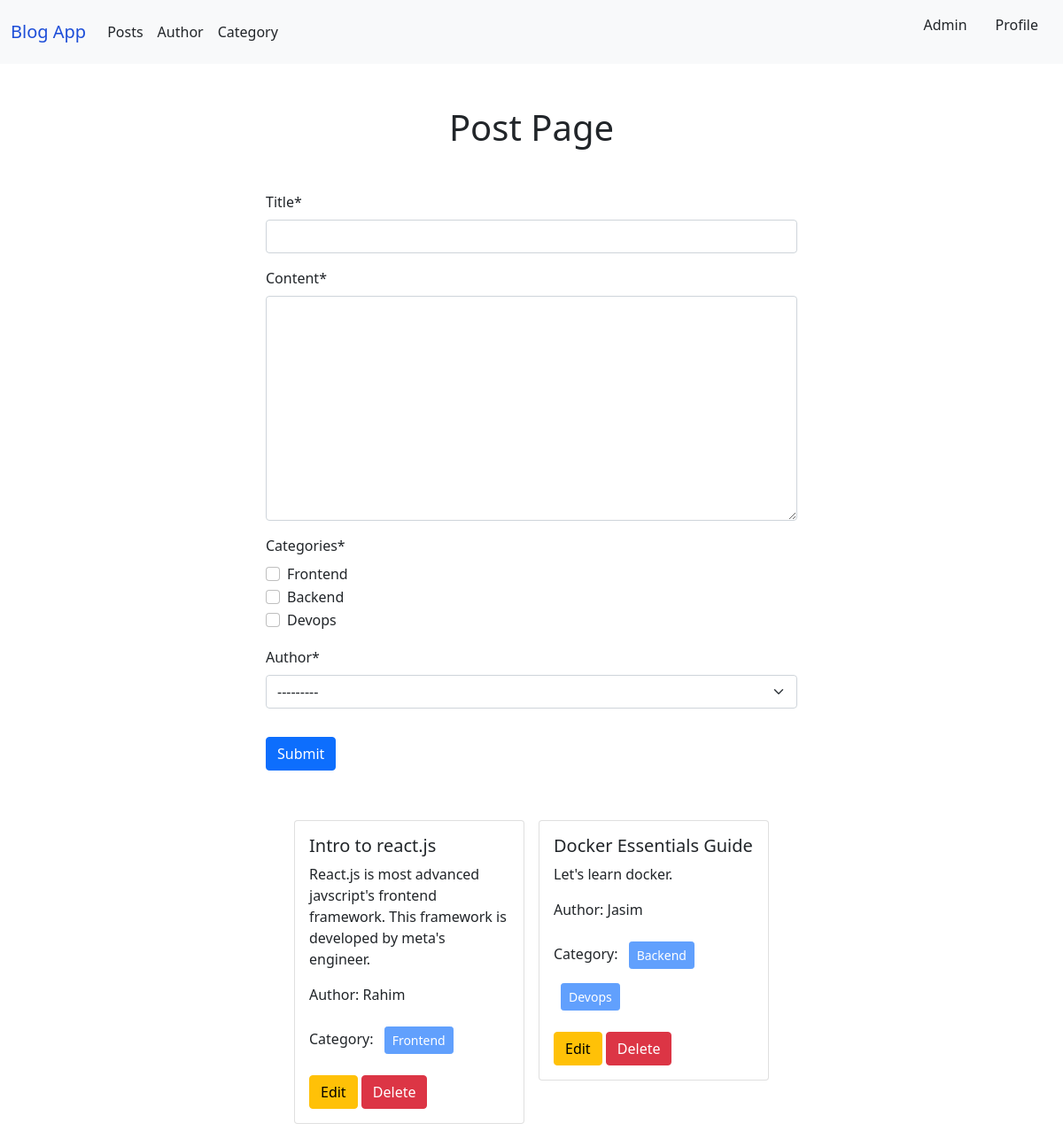
/posts/, run on the app's committed database.
### posts/models.py (models this page shows, shortened)
class Post(models.Model):
    title = models.CharField(max_length=200)
    content = models.TextField()
    category = models.ManyToManyField(Category)
    author = models.ForeignKey(Author, on_delete=models.CASCADE)

### author/models.py (models this page shows)
class Author(models.Model):
    name = models.CharField(max_length=100)
    email = models.EmailField()
    phone_number = models.CharField(max_length=12)
    def __str__(self):
        return self.name

### categories/models.py (models this page shows)
class Category(models.Model):
    name = models.CharField(max_length=100)
    def __str__(self):
        return self.name

### posts/views.py (the view)
# urls.py: path('', views.add_and_show_posts, name='add_and_show_posts'),
def add_and_show_posts(request):
    if request.method == 'POST':
        post_form = PostForm(request.POST)
        if post_form.is_valid():
            post_form.save()
            return redirect('add_and_show_posts')
    else:
        post_form = PostForm()
    data = Post.objects.all()
    return render(request, 'add_and_show_posts.html', {'form': post_form, 'data': data})

### posts/forms.py
class PostForm(forms.ModelForm):
    category = forms.ModelMultipleChoiceField(
        queryset=Post._meta.get_field('category').related_model.objects.all(),
        widget=forms.CheckboxSelectMultiple,
        label="Categories"
    )
    class Meta:
        model = Post
        fields = '__all__'

### posts/templates/add_and_show_posts.html (shortened to what this page needs)
{% extends "base.html" %}
{% load crispy_forms_tags %}
{% block content %}
<h1 class="text-center my-5">Post Page</h1>
<form action="" method="post" class="w-50 mx-auto">
    {{ form|crispy }}
    <button class="btn btn-primary mt-3">Submit</button>
</form>
<div class="d-flex flex-wrap justify-content-center px-5 pt-5">
    {% for post in data %}
    <div class="col-sm-3">
      <div class="card m-2">
        <div class="card-body">
          <h5 class="card-title">{{ post.title }}</h5>
          <p class="card-text">{{ post.content }}</p>
          <p>Author: {{ post.author.name }}</p>
          <p>
            Category:
            {% for cat in post.category.all %}
            <button class="btn btn-primary btn-sm m-2" disabled>{{ cat.name }}</button>
            {% endfor %}
          </p>
          <a href="{% url 'edit_post' post.id %}" class="btn btn-warning">Edit</a>
          <a href="{% url 'delete_post' post.id %}" class="btn btn-danger">Delete</a>
        </div>
      </div>
    </div>
    {% endfor %}
</div>
{% endblock content %}

### templates/base.html (shortened to what this page needs)
<!DOCTYPE html>
<html lang="en">
<head>
    <link href="https://cdn.jsdelivr.net/npm/bootstrap@5.0.2/dist/css/bootstrap.min.css" rel="stylesheet">
</head>
<body>
    <nav class="navbar navbar-expand-lg navbar-light bg-light">
        <div class="container-fluid">
          <a class="navbar-brand" style="color: #1D4ED8;" href="{% url "main" %}">Blog App</a>
          <div class="collapse navbar-collapse" id="navbarSupportedContent">
            <ul class="navbar-nav me-auto mb-2 mb-lg-0">
                <li class="nav-item">
                    <a class="nav-link text-dark" href="{% url "add_and_show_posts" %}">Posts</a>
                  </li>
              <li class="nav-item">
                <a class="nav-link text-dark" href="{% url "add_author" %}">Author</a>
              </li>
              <li class="nav-item">
                <a class="nav-link text-dark" href="{% url "add_category" %}">Category</a>
              </li>
            </ul>
            <ul class="d-flex justify-content-center align-items-center">
                <a class="nav-link text-dark" href="/admin">Admin</a>
                <a class="nav-link text-dark" href="{% url "add_profile" %}">Profile<a>
            </ul>
          </div>
        </div>
      </nav>
      {% block content %}{% endblock content %}
</body>
</html>

### data on the page
Post: title "Intro to react.js", content "React.js is most advanced javscript's frontend framework. This framework is developed by meta's engineer.", author.name "Rahim"
Category: name "Frontend"
Post: title "Docker Essentials Guide", content "Let's learn docker.", author.name "Jasim"
Category: name "Backend"
Category: name "Devops"
